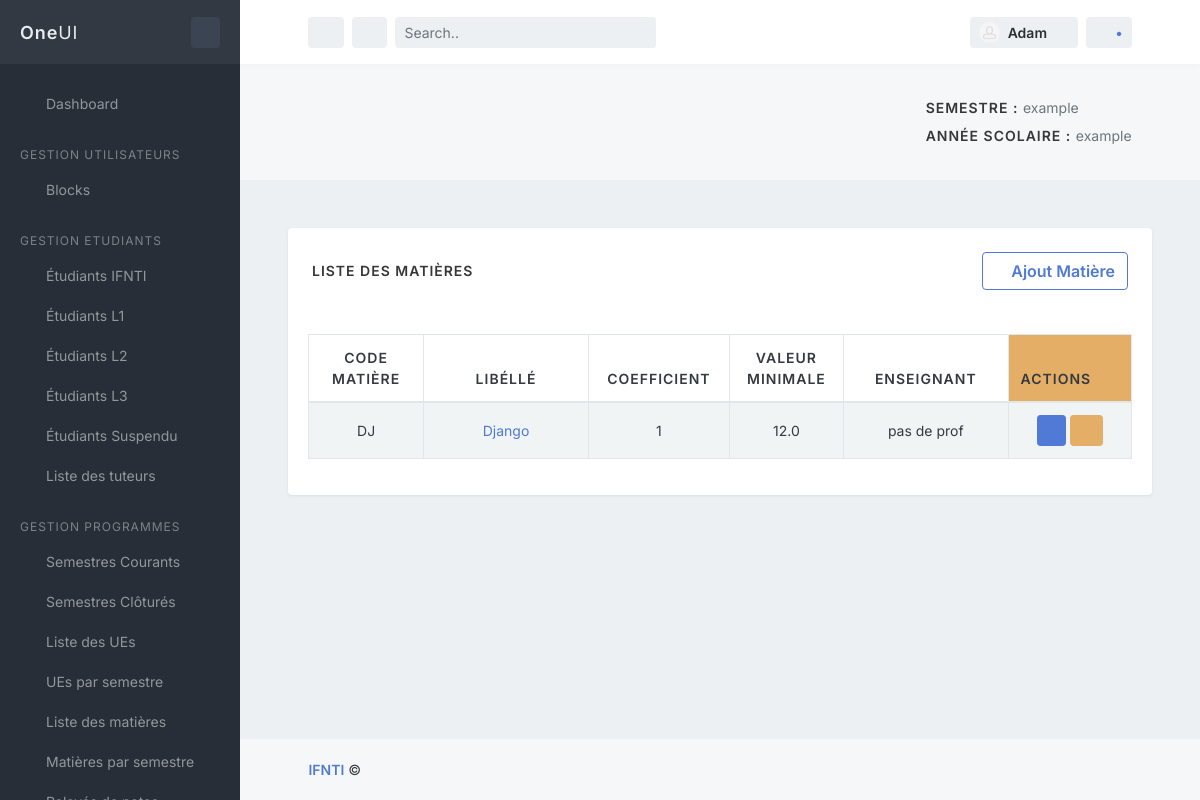
Screenshot of /main/liste_des_matieres/ with the database file from the repository.
### main/models.py (models this page shows, shortened)
class Matiere(models.Model):
    codematiere = models.CharField(max_length=50, verbose_name="Code de la matière")
    libelle = models.CharField(max_length=100)
    coefficient = models.IntegerField(null=True,  verbose_name="Coefficient", default="1")
    minValue = models.FloatField(null=True,  verbose_name="Valeur minimale",  default="7")
    enseignant = models.ForeignKey('Enseignant', on_delete=models.CASCADE,verbose_name="Enseignant",null=True, blank=True)
    ue = models.ForeignKey('Ue', on_delete=models.CASCADE)
    is_active = models.BooleanField(default=True, verbose_name="Actif")
    class Meta:
        verbose_name_plural = "Matières"

### main/views.py (the view)
# urls.py: path('liste_des_matieres/', views.matieres, name='liste_des_matieres'),
def matieres(request):
    matieres=Matiere.objects.all()
    context={"matieres":matieres}
    return render(request, 'matieres/matieres.html', context)

### main/templates/matieres/matieres.html
{% extends '../index.html' %}
{% block content %}
<div class="block block-rounded m-5">
    <div class="block-header p-4">
        <h3 class="block-title">Liste des matières</h3>
        <a href="{% url 'main:create_matiere' %}" class="btn btn-outline-primary">
            <i class="fas fa-plus"></i> Ajout Matière
        </a>
    </div>
    <div class="block-content block-content-full">
        <table class="table table-bordered table-striped table-vcenter js-dataTable-full-pagination">
            <thead>
                <tr>
                    <th class="text-center" style="width: 14%;">Code matière</th>
                    <th class="text-center" style="width: 20%;">Libéllé</th>
                    <th class="text-center" style="width: 40px;">Coefficient</th>
                    <th class="text-center" style="width: 50px;">Valeur minimale</th>
                    <th class="text-center" style="width: 20%;">Enseignant</th>
                    <th scope="col" class="bg-warning" style="width: 15%;">Actions</th>
                </tr>
            </thead>
            <tbody>
                {% for matiere in matieres %}
                <tr>
                    <td class="text-center font-size-sm">{{matiere.codematiere}}</td>
                    <td class="text-center font-size-sm">
                        <a href="{% url 'main:evaluations' matiere.id %}">{{matiere.libelle}}</a>
                    </td>
                    <td class="text-center font-size-sm">{{matiere.coefficient}}</td>
                    <td class="text-center font-size-sm">{{matiere.minValue}}</td>
                    <td class="text-center font-size-sm">
                        {% if matiere.enseignant %}
                            {{matiere.enseignant}}
                        {% else %}
                            pas de prof
                        {% endif %}
                        </td>
                    <td style="text-align: center;">
                        <button type="button" class="bs-modal read-book btn btn-sm btn-primary">
                            <a style="color: blanchedalmond;" href="{% url 'main:detail_matiere' matiere.id %}">
                                <span class="fa fa-eye"></span>
                            </a>
                        </button>
                        <button type="button" class="update-book btn btn-sm btn-warning">
                            <a style="color: blanchedalmond;" href="{% url 'main:update_matiere' matiere.id %}">
                                <span><i class="far fa-edit fa-lg"></i></span>
                        </button>
                    </td>
                </tr>
                {% endfor%}
            </tbody>
        </table>
    </div>
</div>
{% endblock %}

### rows the page displays
Matiere: codematiere "DJ", libelle "Django", coefficient "1", minValue "12.0", shows "pas de prof"
